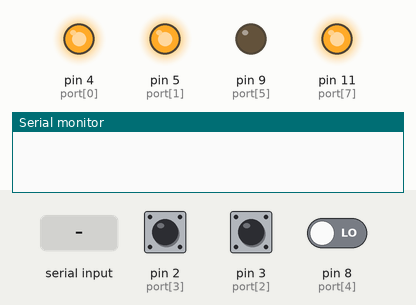
Recording of a sketch running on a simulated Arduino Uno, built with avr-gcc and run on an emulated ATmega328P. Parts: output pins drawn as LEDs (lit = HIGH), the last lines printed to the serial monitor. Inputs (shaded band) come from the test bench; at power-on: pin 3 (port[2]) HIGH, pin 2 (port[3]) HIGH, pin 8 (port[4]) LOW.

Above: at 1.2 s.
1.3 s: "1" received over Serial
At 1.7 s:
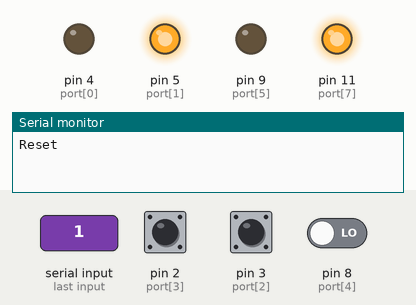
2.8 s: pin 3 (port[2]) pulled LOW for 0.15 s
5.9 s: pin 3 (port[2]) pulled LOW for 1 s
At 7.25 s:
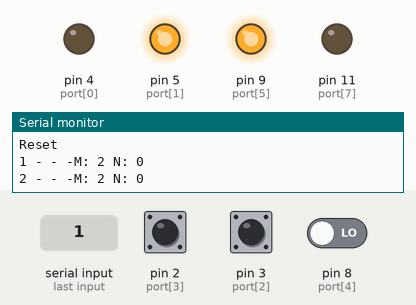
9.9 s: pin 3 (port[2]) pulled LOW for 3.2 s
Timing chart, 0 to 15.6 s (numbered marks = the images above; inputs shaded):
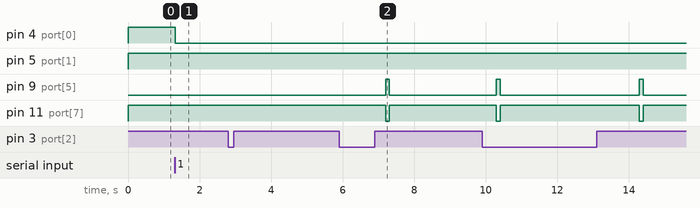

The sketch:

sketch_dec01b.ino
```cpp
#include <SoftwareSerial.h>

// Time [TODO] Ajustar tempo
unsigned long REJECT_M_TIME = 4400;
unsigned long REJECT_N_TIME = 3300;
unsigned long WAIT_M_TIME = 6000;
unsigned long WAIT_N_TIME = 6000;
unsigned long ACTING_TIME = 100;

// Configuration
#define GUI false

// Pinout
const byte port[8] = {4, 5 , 3 , 2 , 8 , 9 , 10 , 11};

// Control
volatile bool opt   = false;
volatile bool ind   = false;
volatile bool cap   = false;

bool normalStart    = false;
bool testStart      = false;
bool rejectMetal    = true;
bool rejectNonMetal = true;
bool left           = false;
bool piston         = false;

enum normalState { RESET, SELECT, REJECT };
normalState state = RESET;

int lastState = 0;

// Time
unsigned long serialTime;
unsigned long nsTime;
bool nsTimerStarted = false;

// Control time list
unsigned long time_m[10]; volatile int count_m = 0;
unsigned long time_n[10]; volatile int count_n = 0;

void setup() {
  // Open serial communications and wait for port to open:
  Serial.begin(9600);
  while (!Serial);

  // Direction
  pinMode(port[0], OUTPUT);
  pinMode(port[1], OUTPUT);

  // Cilinder
  pinMode(port[5], OUTPUT);
  pinMode(port[7], OUTPUT);

  // Sensors
//  pinMode(port[2], INPUT); // Ind
//  pinMode(port[3], INPUT); // Cap
  pinMode(port[4], INPUT); // Optical

  // Attach interruptions
  pinMode(port[2], INPUT_PULLUP);
  pinMode(port[3], INPUT_PULLUP);
  attachInterrupt(digitalPinToInterrupt(port[2]), handleIndSensor, FALLING);
  attachInterrupt(digitalPinToInterrupt(port[3]), handleCapSensor, FALLING);

  // Iniatilize
  for(int i=0; i<10;i++) {
    time_m[i] = 4111222333;
    time_n[i] = 4111222333;
  }

}

void handleIndSensor() {
  ind = true;
}

void handleCapSensor() {
  cap = true;
}

void stopConveyor() {
  digitalWrite(port[0], HIGH);
  digitalWrite(port[1], HIGH);
}

void turnConveyorRight() {
  digitalWrite(port[0], LOW );
  digitalWrite(port[1], HIGH);
}

void turnConveyorLeft() {
  digitalWrite(port[0], HIGH);
  digitalWrite(port[1], LOW );
}

void cReject() {
  digitalWrite(port[5], HIGH);
  digitalWrite(port[7], LOW );
}

void cReturn() {
  digitalWrite(port[5], LOW );
  digitalWrite(port[7], HIGH);
}

bool getOpticalPresence() {
  return opt = (digitalRead(port[4]) == HIGH)? false : true;
}

void comunicationGUI() {
  while (Serial.available()) {
    // read the incoming byte:
    char incomingByte = Serial.read();

    // Store received information
    normalStart    = (bitRead(incomingByte, 0) == 1)? true : false;
    testStart      = (bitRead(incomingByte, 0) == 1)? true : false;
    rejectMetal    = (bitRead(incomingByte, 0) == 1)? true : false;
    rejectNonMetal = (bitRead(incomingByte, 0) == 1)? true : false;
    left           = (bitRead(incomingByte, 0) == 1)? true : false;
    piston         = (bitRead(incomingByte, 0) == 1)? true : false;

  }

  // Send information about the sensors
  char info = 0x00;
  if(digitalRead(port[2])) info |= 0x01;
  if(digitalRead(port[3])) info |= 0x02;
  if(digitalRead(port[4])) info |= 0x04;
  //Serial.print(info);
}

void comunication() {
  while (Serial.available()) {
    // read the incoming byte:
    char incomingByte = Serial.read();

    // Store received information
    if(incomingByte == '0') {
      normalStart = false;
      testStart = false;
    } else if(incomingByte == '1') {
      normalStart = true;
      testStart = false;
    } else if (incomingByte == '2') {
      normalStart = false;
      testStart = true;
    } else if (incomingByte == '3') {
      rejectMetal = !rejectMetal;
    } else if (incomingByte == '4') {
      rejectNonMetal = !rejectNonMetal;
    } else if (incomingByte == '5') {
      left = !left;
    } else if (incomingByte == '6') {
      piston = !piston;
    }
  }

  // Send information about the sensors
  char info[10] = "000000000\0";
  //if(normalStart)          info[0] = "1";
  //if(testStart)            info[1] = "1";
  //if(rejectMetal)          info[2] = "1";
  //if(rejectNonMetal)       info[3] = "1";
  //if(left)                 info[4] = "1";
  //if(piston)               info[5] = "1";
  if(cap) info[0] = "1"; // cap
  if(ind) info[1] = "1"; // ind
  if(opt) info[2] = "1"; // opt
  //Serial.println(info);
}

void normalStartStateMachine() {
  // NORMAL START STATE MACHINE
    switch(state) {
      case RESET: {
        Serial.println("Reset");

        // Conveyor on: Left
        turnConveyorLeft();

        // Reset Cilinder
        cReturn();

        // Reset variables
        ind = false;
        cap = false;
        opt = false;
        nsTimerStarted = false;

        // Change Condition: Optical Sensor
        if(getOpticalPresence()) {
          state = SELECT;
        }

      } break;

      case SELECT: {
        //Serial.println("SELECT");

        // Conveyor on: Right
        turnConveyorRight();

        // Add Metal from Inductive Sensor
        if(ind) {
          // Low Pass Filter
          if(count_m > 0) {
            if(millis()-time_m[count_m-1] > 100) {
              time_m[count_m] = millis();
              count_m++;
            }
          } else {
            time_m[count_m] = millis();
            count_m++;
          }
          ind = false;
        }

        // Add Non-Metal from Capacitive Sensor
        if(cap) {
          if(millis() - time_m[count_m-1] > 1000 && millis() - time_m[count_m-1] < 2000) { // [TODO] Ajustar janela
            // Do not add anything
          } else {
            // Low Pass Filter
            if(count_n > 0) {
              if(millis()-time_n[count_n-1] > 1000) {
                time_n[count_n] = millis();
                count_n++;
              }
            } else {
              time_n[count_n] = millis();
              count_n++;
            }
          }
          cap = false;
        }

        // Process metal queue
        if(millis() - time_m[0] >= REJECT_M_TIME && time_m[0] != 4111222333) {
          Serial.print("1 - - -M: ");
          Serial.print(count_m);
          Serial.print(" N: ");
          Serial.println(count_n);

          if(rejectMetal) {
            state = REJECT;
          }

          // Remove from queue
          for(int i=0; i<9; i++) {
            time_m[i] = time_m[i+1];
          }

          Serial.print("2 - - -M: ");
          Serial.print(count_m);
          Serial.print(" N: ");
          Serial.println(count_n);

          time_m[9] = 4111222333;

          count_m = count_m-1;
        }

        // Process non-metal queue
        if(millis() - time_n[0] >= REJECT_N_TIME && time_n[0] != 4111222333) {
          if(rejectNonMetal) {
            state = REJECT;
          }

          // Remove from queue
          for(int i=0; i<9; i++) {
            time_n[i] = time_n[i+1];
          }
          time_n[9] = 4111222333;

          count_n--;


        }

        nsTimerStarted = false;

      } break;

      case REJECT: {
        //Serial.println("REJECT");

        // Start timer
        if(nsTimerStarted == false) {
          nsTime = millis();
          nsTimerStarted = true;
          cReject();
        }

        // Change Condition: Actuation Time
        if((millis()-nsTime) > ACTING_TIME) {
          cReturn();
          state = SELECT;
        }

      } break;
    }
}

void loop() {
  if(normalStart) {
    normalStartStateMachine();
  } else {
    // Conveyor test unit
    if(testStart) {
      if(left) {
        turnConveyorRight();
      } else {
        turnConveyorLeft();
      }
    } else {
      stopConveyor();
    }

    // Cilinder test unit
    if(piston) {
      cReject();
    } else {
      cReturn();
    }

    state = RESET;
  }

  // Serial comutication ativate each 100ms
  if((millis() - serialTime) > 100) {
    // Send and receive info
    GUI? comunicationGUI() : comunication();
    serialTime = millis();
  }
}
```

Measured:
- after the input at 1.3 s, pin 4 (port[0]): HIGH → LOW at once
- after the input at 2.8 s, every drawn part: stays the same
- by itself, pin 9 (port[5]): alternates HIGH for 0.10 s and LOW for 3.9 s
- by itself, pin 11 (port[7]): alternates HIGH for 3.9 s and LOW for 0.10 s
